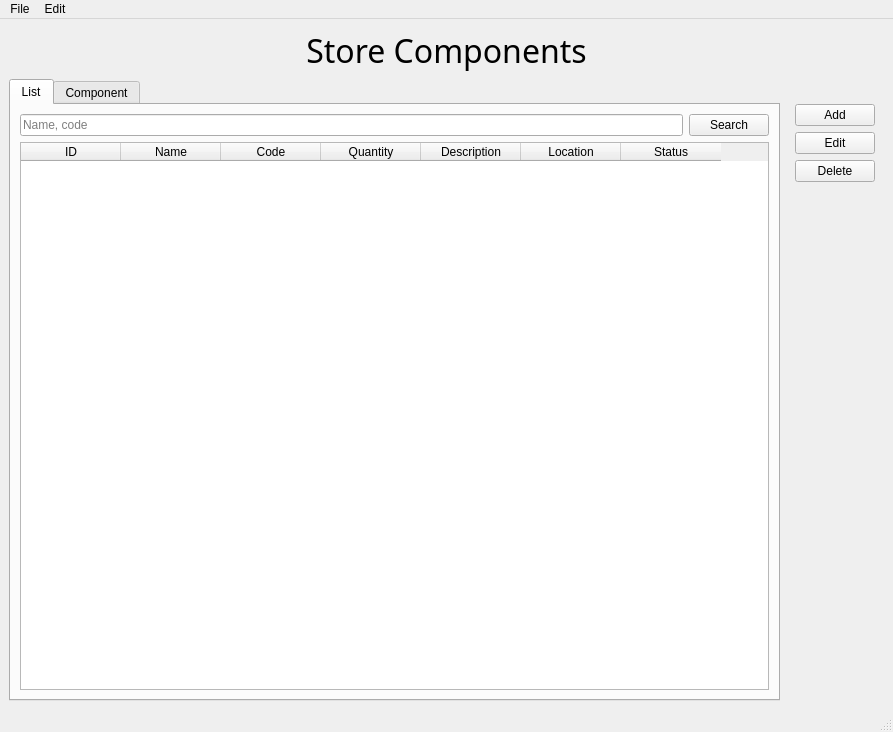
<?xml version="1.0" encoding="UTF-8"?>
<ui version="4.0">
 <class>MainWindow</class>
 <widget class="QMainWindow" name="MainWindow">
  <property name="geometry">
   <rect>
    <x>0</x>
    <y>0</y>
    <width>893</width>
    <height>732</height>
   </rect>
  </property>
  <property name="windowTitle">
   <string>App Store Components</string>
  </property>
  <widget class="QWidget" name="centralwidget">
   <layout class="QVBoxLayout" name="verticalLayout_2">
    <item>
     <widget class="QLabel" name="label">
      <property name="font">
       <font>
        <family>JetBrains Mono</family>
        <pointsize>24</pointsize>
       </font>
      </property>
      <property name="text">
       <string>Store Components</string>
      </property>
      <property name="alignment">
       <set>Qt::AlignmentFlag::AlignCenter</set>
      </property>
     </widget>
    </item>
    <item>
     <layout class="QGridLayout" name="gridLayout">
      <item row="0" column="1">
       <widget class="QWidget" name="widget" native="true">
        <layout class="QVBoxLayout" name="verticalLayout">
         <item>
          <spacer name="verticalSpacer_2">
           <property name="orientation">
            <enum>Qt::Orientation::Vertical</enum>
           </property>
           <property name="sizeType">
            <enum>QSizePolicy::Policy::Preferred</enum>
           </property>
           <property name="sizeHint" stdset="0">
            <size>
             <width>20</width>
             <height>16</height>
            </size>
           </property>
          </spacer>
         </item>
         <item>
          <widget class="QPushButton" name="btn_add">
           <property name="text">
            <string>Add</string>
           </property>
          </widget>
         </item>
         <item>
          <widget class="QPushButton" name="btn_edit">
           <property name="text">
            <string>Edit</string>
           </property>
          </widget>
         </item>
         <item>
          <widget class="QPushButton" name="btn_delete">
           <property name="text">
            <string>Delete</string>
           </property>
          </widget>
         </item>
         <item>
          <spacer name="verticalSpacer">
           <property name="orientation">
            <enum>Qt::Orientation::Vertical</enum>
           </property>
           <property name="sizeHint" stdset="0">
            <size>
             <width>20</width>
             <height>40</height>
            </size>
           </property>
          </spacer>
         </item>
        </layout>
       </widget>
      </item>
      <item row="0" column="0">
       <widget class="QTabWidget" name="tabWidget">
        <property name="currentIndex">
         <number>0</number>
        </property>
        <widget class="QWidget" name="tab">
         <attribute name="title">
          <string>List</string>
         </attribute>
         <layout class="QVBoxLayout" name="verticalLayout_3">
          <item>
           <layout class="QHBoxLayout" name="horizontalLayout">
            <item>
             <widget class="QLineEdit" name="input_search_table">
              <property name="placeholderText">
               <string>Name, code</string>
              </property>
             </widget>
            </item>
            <item>
             <widget class="QPushButton" name="btn_search_table">
              <property name="text">
               <string>Search</string>
              </property>
             </widget>
            </item>
           </layout>
          </item>
          <item>
           <widget class="QTableWidget" name="table_components">
            <property name="editTriggers">
             <set>QAbstractItemView::EditTrigger::NoEditTriggers</set>
            </property>
            <property name="rowCount">
             <number>0</number>
            </property>
            <property name="columnCount">
             <number>7</number>
            </property>
            <column>
             <property name="text">
              <string>ID</string>
             </property>
            </column>
            <column>
             <property name="text">
              <string>Name</string>
             </property>
            </column>
            <column>
             <property name="text">
              <string>Code</string>
             </property>
            </column>
            <column>
             <property name="text">
              <string>Quantity</string>
             </property>
            </column>
            <column>
             <property name="text">
              <string>Description</string>
             </property>
            </column>
            <column>
             <property name="text">
              <string>Location</string>
             </property>
            </column>
            <column>
             <property name="text">
              <string>Status</string>
             </property>
            </column>
           </widget>
          </item>
         </layout>
        </widget>
        <widget class="QWidget" name="tab_2">
         <attribute name="title">
          <string>Component</string>
         </attribute>
         <layout class="QVBoxLayout" name="verticalLayout_4">
          <item>
           <layout class="QHBoxLayout" name="horizontalLayout_2">
            <item>
             <widget class="QLineEdit" name="input_search_id">
              <property name="placeholderText">
               <string>Id / Code</string>
              </property>
             </widget>
            </item>
            <item>
             <widget class="QPushButton" name="btn_search_id">
              <property name="text">
               <string>Search</string>
              </property>
             </widget>
            </item>
           </layout>
          </item>
          <item>
           <widget class="QFrame" name="frame">
            <property name="sizePolicy">
             <sizepolicy hsizetype="Expanding" vsizetype="Expanding">
              <horstretch>0</horstretch>
              <verstretch>0</verstretch>
             </sizepolicy>
            </property>
            <property name="frameShape">
             <enum>QFrame::Shape::StyledPanel</enum>
            </property>
            <property name="frameShadow">
             <enum>QFrame::Shadow::Raised</enum>
            </property>
            <layout class="QVBoxLayout" name="verticalLayout_6">
             <item>
              <layout class="QGridLayout" name="gridLayout_2">
               <item row="0" column="0">
                <widget class="QLabel" name="label_2">
                 <property name="sizePolicy">
                  <sizepolicy hsizetype="Preferred" vsizetype="Preferred">
                   <horstretch>0</horstretch>
                   <verstretch>0</verstretch>
                  </sizepolicy>
                 </property>
                 <property name="font">
                  <font>
                   <family>JetBrains Mono</family>
                   <pointsize>11</pointsize>
                   <bold>true</bold>
                  </font>
                 </property>
                 <property name="text">
                  <string>Name:</string>
                 </property>
                </widget>
               </item>
               <item row="0" column="1">
                <widget class="QLineEdit" name="edit_name">
                 <property name="font">
                  <font>
                   <family>JetBrains Mono</family>
                  </font>
                 </property>
                 <property name="text">
                  <string/>
                 </property>
                 <property name="readOnly">
                  <bool>true</bool>
                 </property>
                </widget>
               </item>
               <item row="1" column="0">
                <widget class="QLabel" name="label_3">
                 <property name="sizePolicy">
                  <sizepolicy hsizetype="Preferred" vsizetype="Preferred">
                   <horstretch>0</horstretch>
                   <verstretch>0</verstretch>
                  </sizepolicy>
                 </property>
                 <property name="font">
                  <font>
                   <family>JetBrains Mono</family>
                   <pointsize>11</pointsize>
                   <bold>true</bold>
                  </font>
                 </property>
                 <property name="text">
                  <string>Code:</string>
                 </property>
                </widget>
               </item>
               <item row="1" column="1">
                <widget class="QLineEdit" name="edit_code">
                 <property name="font">
                  <font>
                   <family>JetBrains Mono</family>
                  </font>
                 </property>
                 <property name="text">
                  <string/>
                 </property>
                 <property name="readOnly">
                  <bool>true</bool>
                 </property>
                </widget>
               </item>
               <item row="2" column="0">
                <widget class="QLabel" name="label_4">
                 <property name="font">
                  <font>
                   <family>JetBrains Mono</family>
                   <pointsize>11</pointsize>
                   <bold>true</bold>
                  </font>
                 </property>
                 <property name="text">
                  <string>Quantity:</string>
                 </property>
                </widget>
               </item>
               <item row="2" column="1">
                <widget class="QLineEdit" name="edit_count">
                 <property name="font">
                  <font>
                   <family>JetBrains Mono</family>
                  </font>
                 </property>
                 <property name="text">
                  <string/>
                 </property>
                 <property name="readOnly">
                  <bool>true</bool>
                 </property>
                </widget>
               </item>
              </layout>
             </item>
             <item>
              <layout class="QVBoxLayout" name="verticalLayout_5">
               <item>
                <widget class="QLabel" name="label_5">
                 <property name="font">
                  <font>
                   <family>JetBrains Mono</family>
                   <pointsize>11</pointsize>
                   <bold>true</bold>
                  </font>
                 </property>
                 <property name="text">
                  <string>Description:</string>
                 </property>
                </widget>
               </item>
               <item>
                <widget class="QPlainTextEdit" name="edit_description">
                 <property name="font">
                  <font>
                   <family>JetBrains Mono</family>
                  </font>
                 </property>
                 <property name="readOnly">
                  <bool>true</bool>
                 </property>
                 <property name="plainText">
                  <string/>
                 </property>
                 <property name="textInteractionFlags">
                  <set>Qt::TextInteractionFlag::TextSelectableByMouse</set>
                 </property>
                </widget>
               </item>
              </layout>
             </item>
             <item>
              <widget class="QWidget" name="widget_2" native="true">
               <layout class="QVBoxLayout" name="verticalLayout_7">
                <item>
                 <widget class="QLabel" name="lbl_info">
                  <property name="sizePolicy">
                   <sizepolicy hsizetype="Expanding" vsizetype="Preferred">
                    <horstretch>0</horstretch>
                    <verstretch>0</verstretch>
                   </sizepolicy>
                  </property>
                  <property name="text">
                   <string>Information:</string>
                  </property>
                 </widget>
                </item>
               </layout>
              </widget>
             </item>
            </layout>
           </widget>
          </item>
         </layout>
        </widget>
       </widget>
      </item>
     </layout>
    </item>
   </layout>
  </widget>
  <widget class="QMenuBar" name="menubar">
   <property name="geometry">
    <rect>
     <x>0</x>
     <y>0</y>
     <width>893</width>
     <height>30</height>
    </rect>
   </property>
   <widget class="QMenu" name="menuArchivo">
    <property name="title">
     <string>File</string>
    </property>
    <addaction name="actionAgregar_componente"/>
    <addaction name="actionEditar_componente"/>
    <addaction name="separator"/>
    <addaction name="actionSalir"/>
   </widget>
   <widget class="QMenu" name="menuEdici_n">
    <property name="title">
     <string>Edit</string>
    </property>
    <addaction name="actionAdegar_componente"/>
    <addaction name="actionEditar_componente_2"/>
    <addaction name="actionEliminar_componente"/>
   </widget>
   <addaction name="menuArchivo"/>
   <addaction name="menuEdici_n"/>
  </widget>
  <widget class="QStatusBar" name="statusbar"/>
  <action name="actionAgregar_componente">
   <property name="text">
    <string>Export components</string>
   </property>
  </action>
  <action name="actionEditar_componente">
   <property name="text">
    <string>Export all components</string>
   </property>
  </action>
  <action name="actionAdegar_componente">
   <property name="text">
    <string>Add component</string>
   </property>
  </action>
  <action name="actionEditar_componente_2">
   <property name="text">
    <string>Edit component</string>
   </property>
  </action>
  <action name="actionEliminar_componente">
   <property name="text">
    <string>Delete component</string>
   </property>
  </action>
  <action name="actionSalir">
   <property name="text">
    <string>Quit</string>
   </property>
   <property name="shortcut">
    <string>Ctrl+Q</string>
   </property>
  </action>
  <action name="actionotro">
   <property name="text">
    <string>otro</string>
   </property>
  </action>
 </widget>
 <tabstops>
  <tabstop>input_search_table</tabstop>
  <tabstop>btn_search_table</tabstop>
  <tabstop>btn_add</tabstop>
  <tabstop>btn_edit</tabstop>
  <tabstop>btn_delete</tabstop>
  <tabstop>tabWidget</tabstop>
  <tabstop>input_search_id</tabstop>
  <tabstop>btn_search_id</tabstop>
  <tabstop>edit_code</tabstop>
  <tabstop>edit_count</tabstop>
  <tabstop>table_components</tabstop>
  <tabstop>edit_name</tabstop>
  <tabstop>edit_description</tabstop>
 </tabstops>
 <resources/>
 <connections/>
</ui>
